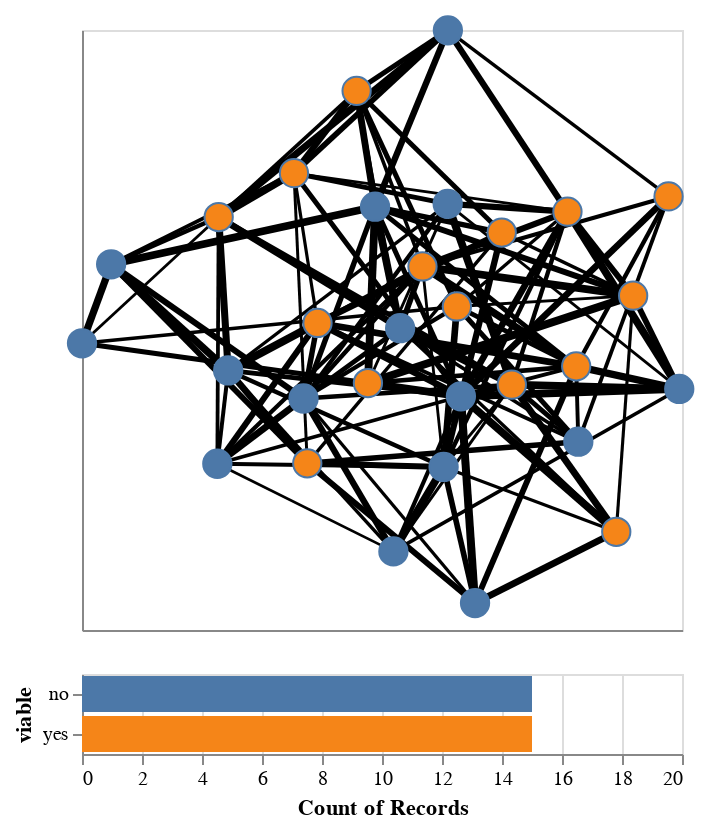

The cell this chart's notebook holds for it:
### Code cell
edges = chart.layer[0]
nodes = chart.layer[1]

brush = alt.selection_interval(encodings=['x','y'])
color = alt.Color('viable:N', legend=None)

nodes = nodes.encode(
    fill=alt.condition(brush, color, alt.value('gray')),
).add_selection(
    brush
)

bars = alt.Chart(nodes.data).mark_bar().encode(
    x=alt.X('count()', scale=alt.Scale(domain=(0,20))),
    y='viable',
    color='viable'
).transform_filter(
    brush
)

alt.vconcat(edges+nodes, bars)

### Figure 1 — Vega-Lite specification as saved in the notebook (floating-point values rounded to 4 significant figures; data arrays with more than 128 entries replaced by an {"elided": "..."} marker saying what was removed)
{"config": {"view": {"continuousWidth": 300, "continuousHeight": 300}}, "vconcat": [{"layer": [{"data": {"name": "data-a9007fc0439807fa4fe9f6f323b2b3a9"}, "mark": {"type": "line", "color": "black", "opacity": 1}, "encoding": {"detail": {"field": "edge", "type": "quantitative"}, "size": {"field": "weight", "legend": null, "type": "quantitative"}, "x": {"axis": {"grid": false, "labels": false, "ticks": false, "title": ""}, "field": "x", "type": "quantitative"}, "y": {"axis": {"grid": false, "labels": false, "ticks": false, "title": ""}, "field": "y", "type": "quantitative"}}}, {"data": {"name": "data-f02fbf1e39c36fee63bc3d0f6a923d5e"}, "mark": {"type": "point", "opacity": 1, "size": 200, "strokeWidth": 1.0}, "encoding": {"fill": {"condition": {"param": "param_2", "field": "viable", "legend": null, "type": "nominal"}, "value": "gray"}, "tooltip": [{"field": "name", "type": "quantitative"}, {"field": "weight", "type": "quantitative"}, {"field": "viable", "type": "nominal"}], "x": {"axis": {"grid": false, "labels": false, "ticks": false}, "field": "x", "type": "quantitative"}, "y": {"axis": {"grid": false, "labels": false, "ticks": false}, "field": "y", "type": "quantitative"}}, "name": "view_2"}]}, {"data": {"name": "data-f02fbf1e39c36fee63bc3d0f6a923d5e"}, "mark": {"type": "bar"}, "encoding": {"color": {"field": "viable", "type": "nominal"}, "x": {"aggregate": "count", "scale": {"domain": [0, 20]}, "type": "quantitative"}, "y": {"field": "viable", "type": "nominal"}}, "transform": [{"filter": {"param": "param_2"}}]}], "params": [{"name": "param_2", "select": {"type": "interval", "encodings": ["x", "y"]}, "views": ["view_2"]}], "$schema": "https://vega.github.io/schema/vega-lite/v5.20.1.json", "datasets": {"data-a9007fc0439807fa4fe9f6f323b2b3a9": {"elided": "244 records"}, "data-f02fbf1e39c36fee63bc3d0f6a923d5e": [{"y": 0.4454, "viable": "yes", "x": 0.7597, "weight": -0.1003, "name": 724}, {"y": -0.1822, "viable": "yes", "x": 0.2895, "weight": 0.9893, "name": 674}, {"y": -0.4458, "viable": "no", "x": -0.594, "weight": 1.038, "name": 946}, {"y": 0.3248, "viable": "yes", "x": 0.2592, "weight": -0.7148, "name": 302}, {"y": 0.4205, "viable": "no", "x": 0.09708, "weight": 0.04453, "name": 438}, {"y": 0.7972, "viable": "yes", "x": -0.1762, "weight": 1.222, "name": 681}, {"y": 0.2189, "viable": "no", "x": -0.9126, "weight": 0.4741, "name": 391}, {"y": 0.3945, "viable": "yes", "x": 0.4564, "weight": -1.023, "name": 385}, {"y": -0.3722, "viable": "no", "x": 0.489, "weight": 0.4137, "name": 325}, {"y": -0.1966, "viable": "no", "x": 0.7918, "weight": 0.5001, "name": 74}, {"y": 0.3764, "viable": "yes", "x": -0.59, "weight": -0.4562, "name": 317}, {"y": 0.02349, "viable": "yes", "x": -0.2935, "weight": -2.1, "name": 143}, {"y": -0.1768, "viable": "yes", "x": -0.1422, "weight": 1.758, "name": 305}, {"y": -0.9101, "viable": "no", "x": 0.1791, "weight": -0.03197, "name": 584}, {"y": -0.04436, "viable": "no", "x": -1.0, "weight": 0.7923, "name": 31}, {"y": -0.6727, "viable": "yes", "x": 0.6028, "weight": 0.1845, "name": 365}, {"y": 0.5229, "viable": "yes", "x": -0.3641, "weight": 0.3265, "name": 166}, {"y": 0.1146, "viable": "yes", "x": 0.6535, "weight": -0.4226, "name": 751}, {"y": -0.4443, "viable": "yes", "x": -0.3242, "weight": -0.1884, "name": 918}, {"y": -0.738, "viable": "no", "x": -0.06582, "weight": -0.387, "name": 694}, {"y": 0.4111, "viable": "no", "x": -0.1208, "weight": 0.1604, "name": 653}, {"y": 0.006094, "viable": "no", "x": -0.04555, "weight": 0.8591, "name": 994}, {"y": -0.121, "viable": "yes", "x": 0.4826, "weight": 0.5877, "name": 779}, {"y": -0.4566, "viable": "no", "x": 0.08481, "weight": 0.2689, "name": 164}, {"y": -0.2283, "viable": "no", "x": -0.3354, "weight": 0.8191, "name": 333}, {"y": 0.2118, "viable": "yes", "x": 0.02141, "weight": -0.479, "name": 413}, {"y": -0.1348, "viable": "no", "x": -0.5615, "weight": 0.2943, "name": 52}, {"y": 0.9988, "viable": "no", "x": 0.09762, "weight": -1.166, "name": 930}, {"y": 0.07851, "viable": "yes", "x": 0.1247, "weight": 0.9536, "name": 816}, {"y": -0.2211, "viable": "no", "x": 0.1367, "weight": -0.4921, "name": 140}]}}
